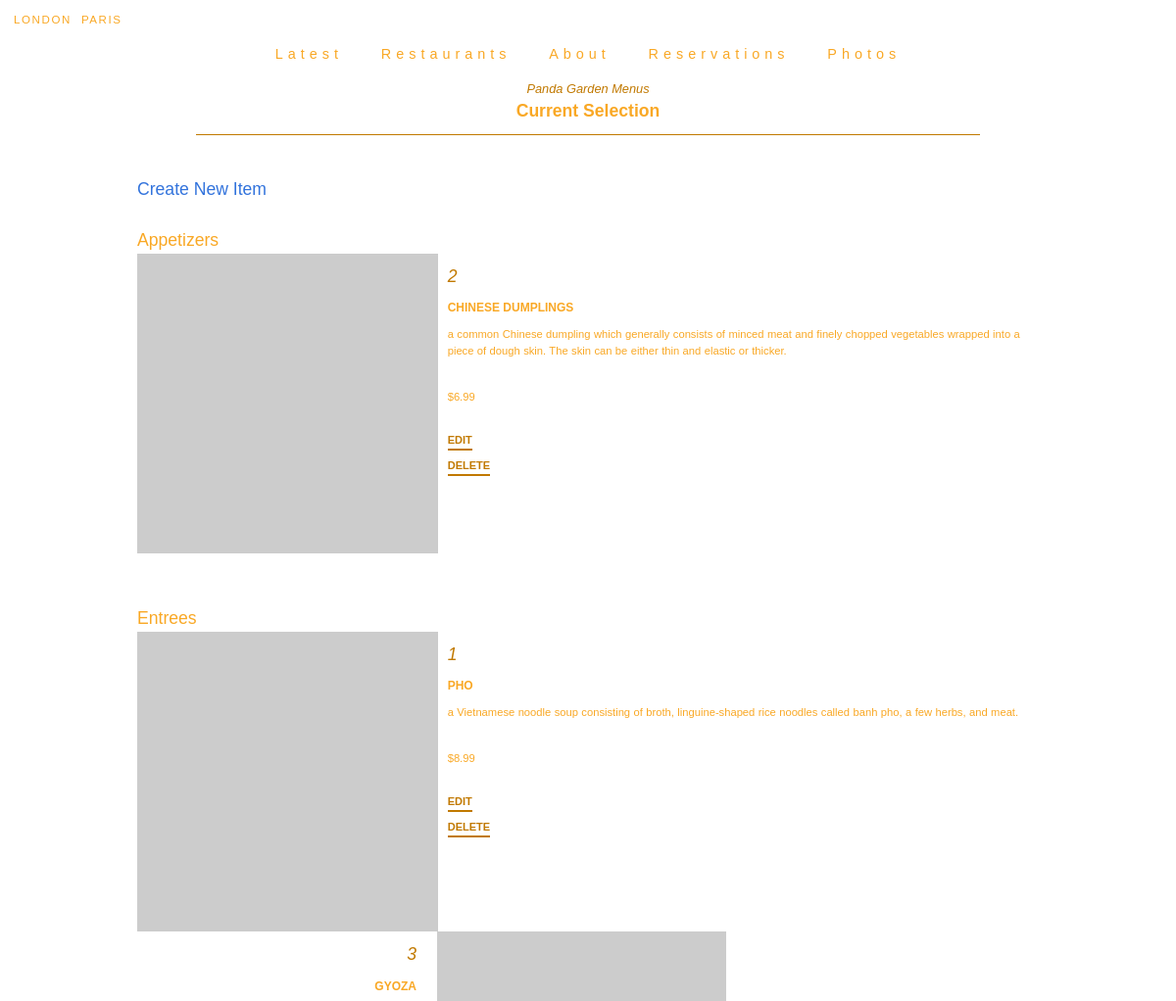
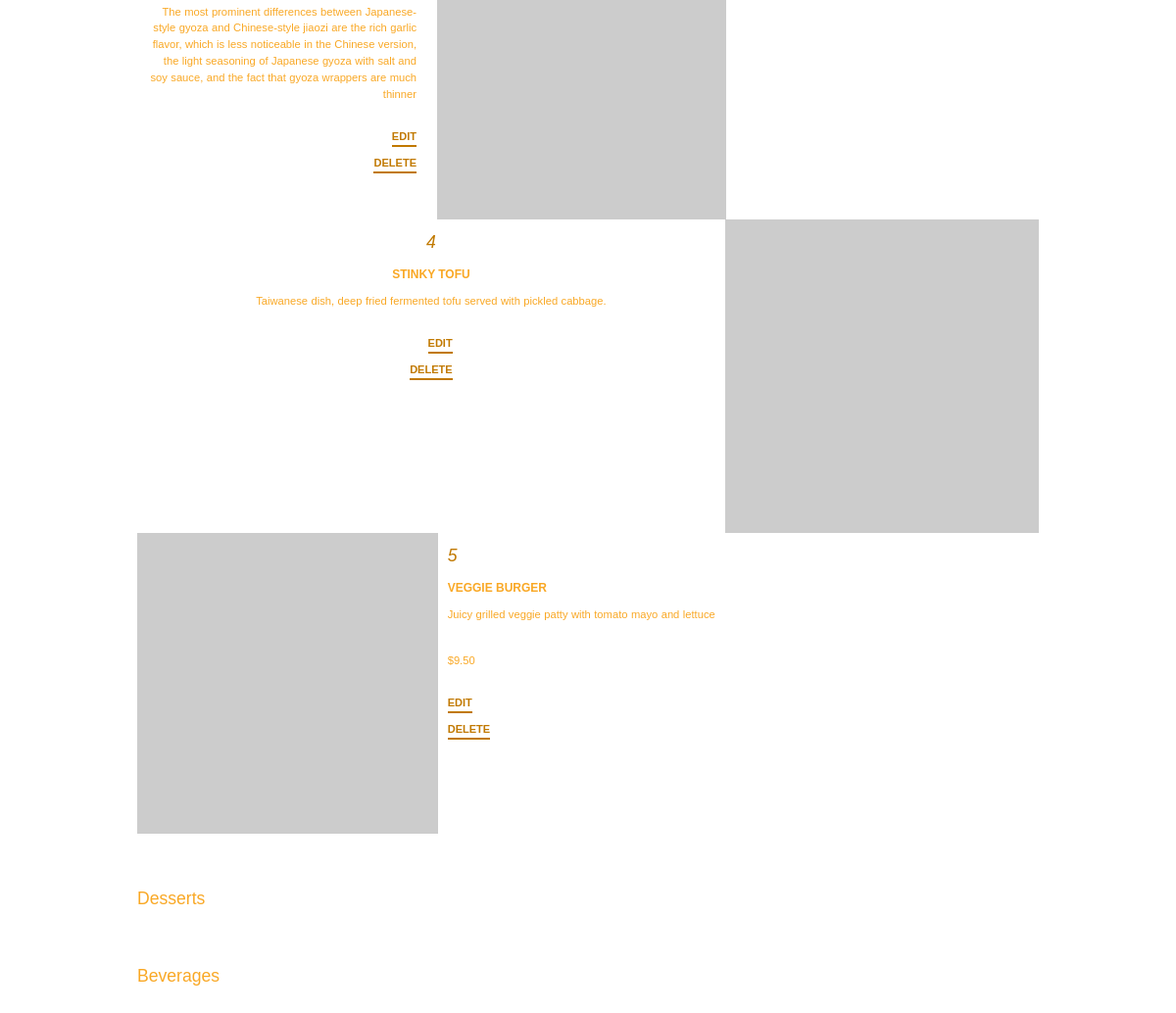
The page /restaurant/3/menu/ on the database its author committed (2 pictures, top to bottom).
### database_setup.py (models this page shows, shortened)
class Restaurant(BASE):
    __tablename__ = 'restaurant'
    id = Column(Integer, primary_key=True)
    name = Column(String(250), nullable=False)
    description = Column(String(1000), nullable=False)
    image = Column(String(1000), nullable=False)

class MenuItem(BASE):
    __tablename__ = 'menu_item'
    id = Column(Integer, primary_key=True)
    course = Column(String(250))
    description = Column(String(250))
    name = Column(String(80), nullable=False)
    price = Column(String(8))
    restaurant_id = Column(Integer, ForeignKey('restaurant.id'))
    restaurant = relationship(Restaurant)

### item_catalog.py (the view)
@APP.route('/restaurant/<int:restaurant_id>/')
@APP.route('/restaurant/<int:restaurant_id>/menu/')
def show_menu(restaurant_id):
    restaurant = SESSION.query(Restaurant).filter_by(id=restaurant_id).one()
    items = SESSION.query(MenuItem).filter_by(
        restaurant_id=restaurant_id).all()
    return render_template('menus.html', items=items, restaurant=restaurant)

### templates/menus.html (shortened to what this page needs)
{% extends "./partial/base.html" %} {% block title %}About{% endblock %} {% block tabs %} {% endblock %} {% block content
%}
<section class="menu-section container">
	<div class="menu-heading">
		<h4> {{ restaurant.name }} Menus</h4>
		<h2>Current Selection</h2>
		<hr/>
	</div>
	<div class='pane'>
		 {% if items !=[] %}
		<a href="{{url_for('new_menu_item', restaurant_id = restaurant.id )}}">Create New Item</a>
		<h2>Appetizers</h2>
		<ul>
			{% set indexs = {'i': 1} %}
			{% for i in items %} {% if i.course == 'Appetizer' %}
			{% if indexs.i % 3 == 0 %}
			<li class="columns menu-columns">
				<div class="column menu-column menu-text-column fourth">
					<h3 class="menu-item-number text-left">{{loop.index}}</h3>
					<h4 class="menu-ingriedents text-left">{{i.name}}</h4>
					<p class="menu-item-text text-left">{{i.description}}</p>
					<ul class="menu-links">
						<li><a class="menu-link" href='{{url_for('edit_menu_item', restaurant_id = restaurant.id, menu_id=i.id ) }}'>Edit</li>
						<li><a class="menu-link" href='{{url_for('delete_menu_item', restaurant_id = restaurant.id, menu_id=i.id ) }}' >Delete</a></li>
					</ul>
				</div>
				<figure class="column menu-column">
					<img class="" src="{{restaurant.image}}" alt="placeholder">
				</figure>
        	</li>{% if indexs.update({'i': 1}) %}{% endif %}
			{% elif indexs.i %1 == 0 %}{% if indexs.update({'i': 2}) %}{% endif %}
			<li class="columns menu-columns">
				<figure class="column menu-column second">
					<img class="" src="{{restaurant.image}}" alt="placeholder">
				</figure>
				<div class="column menu-column menu-text-column text-left is-two-thirds">
					<h3 class="menu-item-number">{{loop.index}}</h3>
					<h4 class="menu-ingriedents">{{i.name}}</h4>
					<p class="menu-item-text text-left">{{i.description}}</p>
					<p class="menu-item-text text-left">{{i.price}}</p>
					<ul class="menu-links">
						<li><a class="menu-link" href='{{url_for('edit_menu_item', restaurant_id = restaurant.id, menu_id=i.id ) }}'>Edit</li>
                    <li><a class="menu-link" href='{{url_for('delete_menu_item', restaurant_id = restaurant.id, menu_id=i.id ) }}' >Delete</a></li>
					</ul>
				</div>
			</li>
			{% endif %}
			{% endif %} {% endfor %}
		</ul>
		<h2>Entrees</h2>
		{% set indexs = {'i': 1} %}
		<ul>
			{% for i in items %} {% if i.course == 'Entree' %} {% if indexs.i % 3 == 0 %}
			<li class="columns menu-columns">
				<div class="column menu-column menu-text-column fourth">
					<h3 class="menu-item-number text-left">{{loop.index}}</h3>
					<h4 class="menu-ingriedents text-left">{{i.name}}</h4>
					<p class="menu-item-text text-left">{{i.description}}</p>
					<ul class="menu-links">
						<li><a class="menu-link" href='{{url_for('edit_menu_item', restaurant_id = restaurant.id, menu_id=i.id ) }}'>Edit</li>
						<li><a class="menu-link" href='{{url_for('delete_menu_item', restaurant_id = restaurant.id, menu_id=i.id ) }}' >Delete</a></li>
					</ul>
				</div>
				<figure class="column menu-column">
					<img class="" src="{{restaurant.image}}" alt="placeholder">
				</figure>
        	</li>{% if indexs.update({'i': 1}) %}{% endif %}
			{% elif indexs.i %2 == 0 %}{% if indexs.update({'i': 3}) %}{% endif %}
			<li class="columns menu-columns">
				<div class="column menu-column menu-text-column third">
					<h3 class="menu-item-number">{{loop.index}}</h3>
					<h4 class="menu-ingriedents">{{i.name}}</h4>
					<p class="menu-item-text">{{i.description}}</p>
					<ul class="menu-links">
						<li><a class="menu-link" href='{{url_for('edit_menu_item', restaurant_id = restaurant.id, menu_id=i.id ) }}'>Edit</li>
                    <li><a class="menu-link" href='{{url_for('delete_menu_item', restaurant_id = restaurant.id, menu_id=i.id ) }}' >Delete</a></li>
					</ul>
				</div>
				<figure class="column menu-column">
					<img class="" src="{{restaurant.image}}" alt="placeholder">
				</figure>
				<div class="column"></div>
			</li>
			{% elif indexs.i %1 == 0 %}{% if indexs.update({'i': 2}) %}{% endif %}
			<li class="columns menu-columns">
				<figure class="column menu-column second">
					<img class="" src="{{restaurant.image}}" alt="placeholder">
				</figure>
				<div class="column menu-column menu-text-column text-left is-two-thirds">
					<h3 class="menu-item-number">{{loop.index}}</h3>
					<h4 class="menu-ingriedents">{{i.name}}</h4>
					<p class="menu-item-text text-left">{{i.description}}</p>
					<p class="menu-item-text text-left">{{i.price}}</p>
					<ul class="menu-links">
						<li><a class="menu-link" href='{{url_for('edit_menu_item', restaurant_id = restaurant.id, menu_id=i.id ) }}'>Edit</li>
                    <li><a class="menu-link" href='{{url_for('delete_menu_item', restaurant_id = restaurant.id, menu_id=i.id ) }}' >Delete</a></li>
					</ul>
				</div>
			</li>
			{% endif %}
			{% endif %} {% endfor %}
		</ul>
		<h2>Desserts</h2>
			{% set indexs = {'i': 1} %}
		<h2>Beverages</h2>
		{% set indexs = {'i': 1} %}
		 {% else %}
		<p> You currently have no menu items.
			<p>
				<a href="{{url_for('new_menu_item', restaurant_id = restaurant.id )}}">Create New Item</a> {% endif %}
	</div>
	</section>
	{% endblock %}

### static/css/main.css (style rules this page uses)
* { box-sizing: border-box; }
body { background-image: url('../img/restaurant.jpg'); background-position: top; background-size: cover; color: #F9A825; font-family: 'Source Sans Pro', sans-serif; font-size: 1.1rem; height: 100vh; }
.about-section, .carosel-section, .menu-section, .reservation-section { padding: 0 20px; }
.menu-columns { margin: 0px!important; }
.menu-column { box-sizing: border-box; display: flex; flex-direction: column; padding: 0px; margin: 0px; }
.fourth { align-items: center; flex: none; width: 65.2%; }
.third { align-items: flex-end; padding-right: 11px; }
.second { align-items: flex-start; text-align: right; }
.menu-item-number, .menu-ingriedents, .menu-item-text { margin: 10px; }
.menu-heading { padding: 0px 10px 30px 10px; text-align: center; }
.menu-heading h4 { color: #c17900; font-size: 0.8rem; font-style: italic; }
.menu-heading h2 { font-weight: bold; }
.menu-heading hr { background-color: #c17900; margin: 10px 50px 12px 50px; }
.menu-item-number { color: #c17900; font-style: italic; }
.menu-ingriedents { font-size: 0.75rem; font-weight: 600; margin: 0 10px 0px 10px; text-transform: uppercase; }
.menu-text-column { text-align: right; }
.menu-item-text { font-size: 0.7rem; text-align: right; margin-bottom: 20px; padding: 0 0px; word-spacing: 0.02rem; }
.menu-links { margin: 0 10px 10px 10px; }
.menu-link { border-bottom: 2px solid #c17900; color: #c17900; font-size: 0.69rem; font-weight: bold; padding: 0 0 3px 0; text-transform: uppercase; }
.text-left { text-align: left!important; }

### rows shown on the page
Restaurant: name "Panda Garden"
MenuItem: name "CHINESE DUMPLINGS", description "a common Chinese dumpling which generally consists of minced meat and finely chopped vegetables wrapped into a piece of dough skin. The skin can be either thin and elastic or thicker.", price "$6.99"
MenuItem: name "PHO", description "a Vietnamese noodle soup consisting of broth, linguine-shaped rice noodles called banh pho, a few herbs, and meat.", price "$8.99"
MenuItem: name "GYOZA", description "The most prominent differences between Japanese-style gyoza and Chinese-style jiaozi are the rich garlic flavor, which is less noticeable in the Chinese version, the light seasoning of Japanese gyoza with salt and soy sauce, and the fact that gyoza wrappers are much thinner"
MenuItem: name "STINKY TOFU", description "Taiwanese dish, deep fried fermented tofu served with pickled cabbage."
MenuItem: name "VEGGIE BURGER", description "Juicy grilled veggie patty with tomato mayo and lettuce", price "$9.50"
